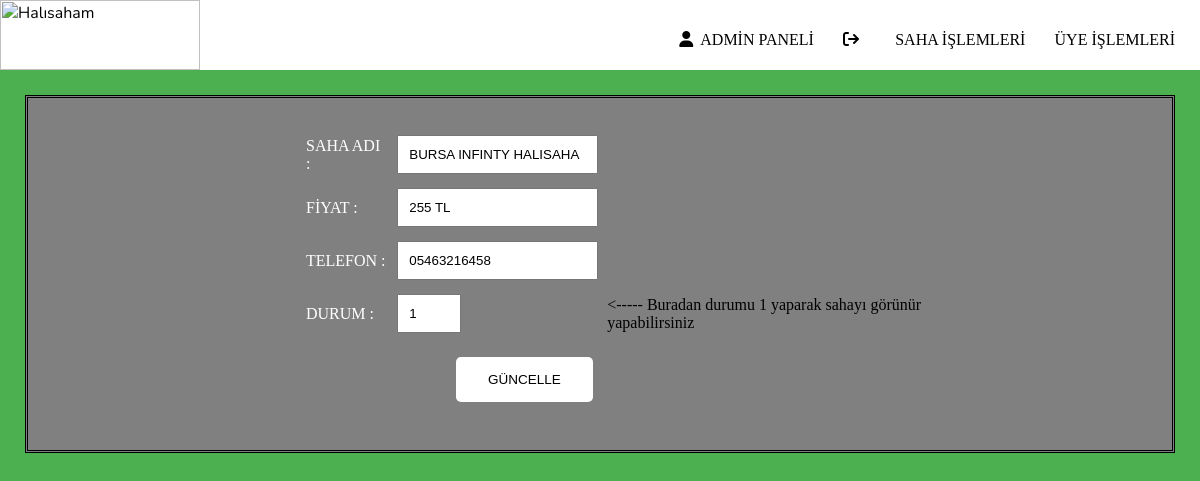
The page /admin/status.php?id=11 on the database its author committed.
### tables this page shows
CREATE TABLE `saha` (
  `saha_id` int NOT NULL,
  `saha_pic` varchar(255) DEFAULT NULL,
  `saha_name` varchar(50) DEFAULT NULL,
  `saha_prize` varchar(50) DEFAULT NULL,
  `saha_tel` varchar(50) DEFAULT NULL,
  `saha_text` text,
  `city_id` int DEFAULT NULL,
  `id` int DEFAULT NULL,
  `username` varchar(50) DEFAULT NULL,
  `durum` tinyint NOT NULL DEFAULT '0'
);

### htdocs/admin/status.php (the view, shortened to what this page needs)
<?php
$ip = "localhost";
$user = "root";
$password = "root";
$db = "halisaha";
try{
    $db = new PDO("mysql:host=$ip;dbname=$db",$user,$password);
    $db->exec("SET CHARSET UTF8");
}catch(PDOException $e){
    die ("Hata var");
}
?>
<?php
$saha=$db->prepare("SELECT * FROM saha WHERE saha_id=?");
$saha->execute(array(intval($_GET['id'])));
$saha=$saha->fetch();
?>
<html lang="tr">
<head>
    <link rel="stylesheet" href="stylem.css">
</head>
<body>
<section style="background: white" class="" id="">
    <div id="logo" >    <img src="img/logo.jpg" width="200" height="70" alt="Halısaham" />
    <nav>
        <a style="color: black" href="index.php"><i class="fa-solid fa-user ikon"></i>ADMİN PANELİ</a>
        <a style="color: black" href="../index.php"><i class="fa-solid fa-arrow-right-from-bracket ikon"></i></a>
        <a style="color: black" href="sahaoptions.php">SAHA İŞLEMLERİ</a>
        <a style="color: black" href="uyeoptions.php">ÜYE İŞLEMLERİ</a>
    </nav>
</section>
<div class="profil">
    <div class="sag">
        <form action='guncels.php' method="post">
            <table width="700"   height="150" ">
            <tr>
                <td><input type="hidden" id="sahadi" name="id"  value="<?php echo $saha['saha_id']?>" "></td>
            </tr>
            <tr>
                <td><label id="saha">SAHA ADI : </label> </td>
                <td><input type="text" id="sahadi" name="sahaadi"  value="<?php echo $saha['saha_name']?>" "></td>
            </tr>
            <tr>
                <td> <label id="saha">FİYAT : </label>  </td>
                <td><input type="text" id="fiyat" name="fiyat" value="<?php echo $saha['saha_prize']?>" "></td>
            </tr>
            <tr>
                <td>  <label id="saha">TELEFON : </label> </td>
                <td><input type="text" id="tel" name="tel" value="<?php echo $saha['saha_tel']?>" "></td>
            </tr>
            <tr>
                <td>  <label id="saha">DURUM : </label> </td>
                <td><input type="number" min="0" max="1" id="tel" name="durum" value="<?php echo $saha['durum']?>" "></td>
                <td><label for=""><----- Buradan durumu 1 yaparak sahayı görünür yapabilirsiniz</label></td>
            </tr>
            <td colspan="2"><button class="button" type="submit" name="ekle" value="ekle">GÜNCELLE</button></td>
            <tr>
                <td colspan="2"></td>
            </tr>
            </table>
        </form>
    </div>
</div>
</body>
</html>

### htdocs/admin/stylem.css (style rules this page uses)
* { box-sizing: border-box; }
body { font-family: 'Nunito', sans-serif; margin: 0; background-color: #4CAF50 ; background-size: cover; background-position: center; }
nav { float: right; line-height: 80px; }
nav a:link { text-decoration: none; margin-right: 25px; color :floralwhite; }
.ikon { margin-right: 7px; font-size: 16px; }

### htdocs/admin/status.php (style rules this page uses)
.profil { width: auto; height: auto; background-color: gray; margin:25px; padding: 25px; display: flex; position: relative; border-style: double; }
a { text-decoration: none; line-height: 50px; color: white; font-family: "Calisto MT"; }
.sag { margin-left: 250px; justify-content: space-between; font-family: "Calisto MT"; color: black; }
#sahadi { padding: 10px; margin: 5px; }
#fiyat { padding: 10px; margin: 5px; }
#tel { padding: 10px; margin: 5px; }
#saha { width: 200px; color: white; }
.button { background-color: white; border: none; color: black; padding: 15px 32px; text-align: center; text-decoration: none; display: inline-block; font-size: 13.5px; margin-left: 150px; margin-top: 15px; border-radius: 5px; }

### rows shown on the page
saha: sahaadi "BURSA INFINTY HALISAHA", fiyat "255 TL", tel "05463216458", durum "1"
